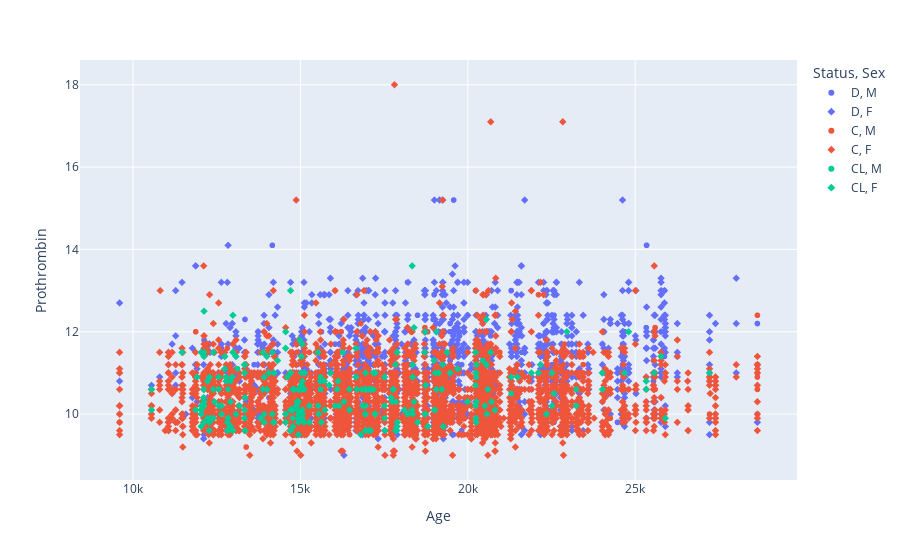

The code cell stored with this chart in its notebook:
### Code cell
fig = px.scatter(df, x="Age", y="Prothrombin", color="Status",symbol="Sex")
fig.show()

### Figure 1 — Plotly figure (JSON) as saved in the notebook; plotly's stock layout.template omitted (floating-point values rounded to 4 significant figures; data arrays with more than 128 entries replaced by an {"elided": "..."} marker saying what was removed)
{"data": [{"hovertemplate": "Status=D<br>Sex=M<br>Age=%{x}<br>Prothrombin=%{y}<extra></extra>", "legendgroup": "D, M", "marker": {"color": "#636efa", "symbol": "circle"}, "mode": "markers", "name": "D, M", "showlegend": true, "type": "scattergl", "x": {"elided": "315 int values"}, "xaxis": "x", "y": {"elided": "315 float values"}, "yaxis": "y"}, {"hovertemplate": "Status=D<br>Sex=F<br>Age=%{x}<br>Prothrombin=%{y}<extra></extra>", "legendgroup": "D, F", "marker": {"color": "#636efa", "symbol": "diamond"}, "mode": "markers", "name": "D, F", "showlegend": true, "type": "scattergl", "x": {"elided": "2350 int values"}, "xaxis": "x", "y": {"elided": "2350 float values"}, "yaxis": "y"}, {"hovertemplate": "Status=C<br>Sex=M<br>Age=%{x}<br>Prothrombin=%{y}<extra></extra>", "legendgroup": "C, M", "marker": {"color": "#EF553B", "symbol": "circle"}, "mode": "markers", "name": "C, M", "showlegend": true, "type": "scattergl", "x": {"elided": "230 int values"}, "xaxis": "x", "y": {"elided": "230 float values"}, "yaxis": "y"}, {"hovertemplate": "Status=C<br>Sex=F<br>Age=%{x}<br>Prothrombin=%{y}<extra></extra>", "legendgroup": "C, F", "marker": {"color": "#EF553B", "symbol": "diamond"}, "mode": "markers", "name": "C, F", "showlegend": true, "type": "scattergl", "x": {"elided": "4735 int values"}, "xaxis": "x", "y": {"elided": "4735 float values"}, "yaxis": "y"}, {"hovertemplate": "Status=CL<br>Sex=M<br>Age=%{x}<br>Prothrombin=%{y}<extra></extra>", "legendgroup": "CL, M", "marker": {"color": "#00cc96", "symbol": "circle"}, "mode": "markers", "name": "CL, M", "showlegend": true, "type": "scattergl", "x": [16154, 19060, 20449, 13918, 18393, 12912, 18719, 16261, 13120, 15601, 20232, 23235, 25329, 16094, 16034, 17512, 20254, 18993, 21294, 15601, 18352, 27220, 12839, 14610], "xaxis": "x", "y": [10.2, 12, 11.3, 10, 10.3, 10.8, 10, 11.5, 11.1, 10.9, 10.7, 10.6, 10.6, 10.6, 10.2, 9.9, 10.9, 10.1, 10.5, 10.6, 10, 11, 10.6, 10.9], "yaxis": "y"}, {"hovertemplate": "Status=CL<br>Sex=F<br>Age=%{x}<br>Prothrombin=%{y}<extra></extra>", "legendgroup": "CL, F", "marker": {"color": "#00cc96", "symbol": "diamond"}, "mode": "markers", "name": "CL, F", "showlegend": true, "type": "scattergl", "x": {"elided": "251 int values"}, "xaxis": "x", "y": {"elided": "251 float values"}, "yaxis": "y"}], "layout": {"legend": {"title": {"text": "Status, Sex"}, "tracegroupgap": 0}, "margin": {"t": 60}, "xaxis": {"anchor": "y", "domain": [0, 1], "title": {"text": "Age"}}, "yaxis": {"anchor": "x", "domain": [0, 1], "title": {"text": "Prothrombin"}}}}
